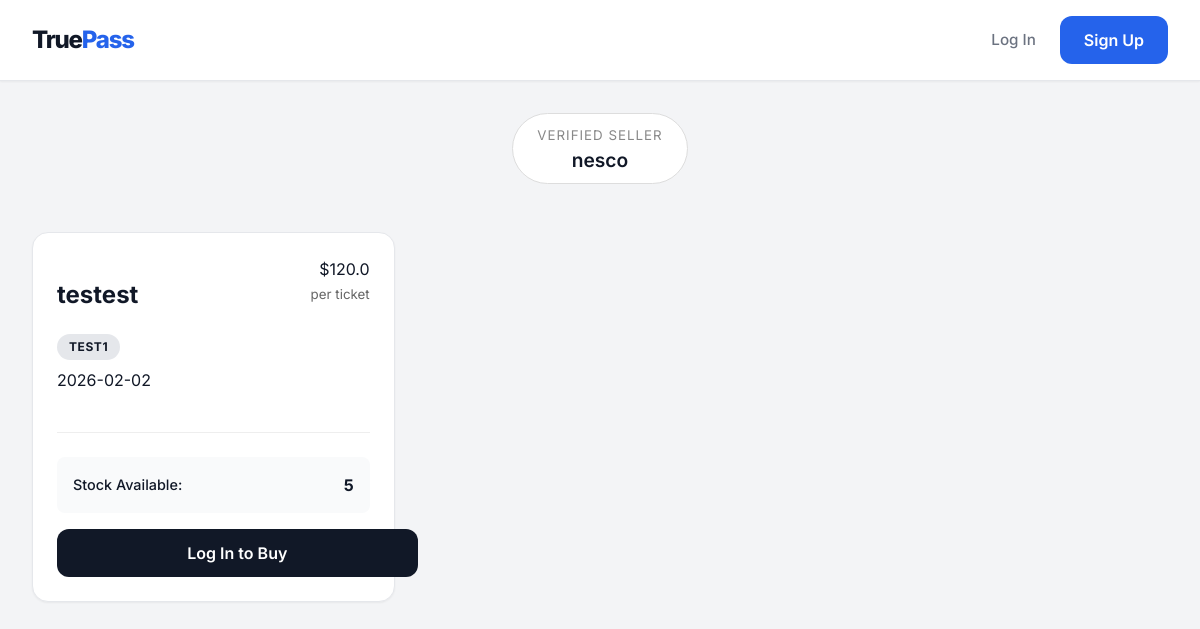
Screenshot of /market/0xf56c20835fe586ab1bb3450e469273da46c7d51c with the database file from the repository.
### app.py (models this page shows, shortened)
class User(UserMixin, db.Model):
    id = db.Column(db.Integer, primary_key=True)
    username = db.Column(db.String(100), unique=True, nullable=False)
    password_hash = db.Column(db.String(200), nullable=False)
    wallet_address = db.Column(db.String(42), unique=True, nullable=False, index=True)
    balance = db.Column(db.Float, default=0.0)
    role = db.Column(db.String(20), nullable=False) # admin, organizer, reseller, customer
    parent_address = db.Column(db.String(42), nullable=True) # Hierarchy tracking
    is_active = db.Column(db.Boolean, default=True) # Account status

class Event(db.Model):
    id = db.Column(db.Integer, primary_key=True)
    creator_address = db.Column(db.String(42), db.ForeignKey('user.wallet_address'))
    name = db.Column(db.String(150), nullable=False)
    symbol = db.Column(db.String(10), nullable=False)
    date = db.Column(db.String(50))
    wholesale_price = db.Column(db.Float)
    max_resale_price = db.Column(db.Float)

### app.py (the view)
@app.route('/market/<wallet_address>')
def view_market(wallet_address):
    reseller = User.query.filter_by(wallet_address=wallet_address).first_or_404()
    inventory = db.session.query(
        Ticket.event_id, Ticket.listing_price, func.count(Ticket.id)
    ).filter_by(owner_address=wallet_address, is_listed=True).group_by(Ticket.event_id, Ticket.listing_price).all()
    grouped = []
    for e_id, price, count in inventory:
        grouped.append({'event': Event.query.get(e_id), 'price': price, 'available': count})
    return render_template('market_view.html', reseller=reseller, inventory=grouped)

### templates/market_view.html
{% extends "base.html" %}
{% block content %}
<div style="text-align: center; margin-bottom: 3rem;">
    <div style="display:inline-block; padding: 0.5rem 1.5rem; background: #fff; border:1px solid #ddd; border-radius: 50px;">
        <small style="color: #888; letter-spacing: 1px;">VERIFIED SELLER</small><br>
        <span style="font-weight:600; font-size:1.2rem;">{{ reseller.username }}</span>
    </div>
</div>
<div class="grid">
    {% for item in inventory %}
    <div class="card">
        <div style="display:flex; justify-content:space-between; align-items:flex-start;">
            <div>
                <h2>{{ item.event.name }}</h2>
                <div class="tag">{{ item.event.symbol }}</div>
                <p style="margin-top:0.5rem;">{{ item.event.date }}</p>
            </div>
            <div style="text-align:right;">
                <div class="price-tag">${{ item.price }}</div>
                <small style="color:#666;">per ticket</small>
            </div>
        </div>
        <hr style="border:0; border-top:1px solid #eee; margin: 1.5rem 0;">
        <div style="background:#F9FAFB; padding:1rem; border-radius:8px; display:flex; justify-content:space-between; align-items:center; margin-bottom:1rem;">
            <span style="font-size:0.9rem; font-weight:500;">Stock Available:</span>
            <span style="font-weight:bold;">{{ item.available }}</span>
        </div>
        {% if current_user.is_authenticated %}
            <form action="{{ url_for('add_to_cart') }}" method="POST">
                <input type="hidden" name="reseller_wallet" value="{{ reseller.wallet_address }}">
                <input type="hidden" name="event_id" value="{{ item.event.id }}">
                <input type="hidden" name="price" value="{{ item.price }}">
                <div style="display:flex; gap:10px; align-items:flex-end;">
                    <div style="flex-grow:1;">
                        <label style="font-size:0.8rem;">Quantity</label>
                        <input type="number" name="quantity" min="1" max="{{ item.available }}" value="1" style="margin:0;" required>
                    </div>
                    <button type="submit" class="btn btn-accent" style="height:46px; white-space: nowrap;">
                        Add to Cart 🛒
                    </button>
                </div>
            </form>
        {% else %}
            <a href="{{ url_for('login') }}" class="btn" style="width:100%; text-align:center;">Log In to Buy</a>
        {% endif %}
    </div>
    {% else %}
        <div style="grid-column: 1/-1; text-align:center; padding: 4rem; color: #888; background: #fff; border: 1px dashed #ccc; border-radius: 12px;">
            <h3>No Active Listings</h3>
            <p>This seller has no tickets listed right now.</p>
        </div>
    {% endfor %}
</div>
{% endblock %}

### static/style.css (style rules this page uses)
:root { --bg-color: #F3F4F6; --surface-color: #FFFFFF; --text-primary: #111827; --text-secondary: #6B7280; --accent-color: #2563EB; --accent-hover: #1D4ED8; --border-color: #E5E7EB; --radius-lg: 16px; --radius-md: 12px; --shadow-sm: 0 1px 2px 0 rgba(0, 0, 0, 0.05); --shadow-md: 0 4px 6px -1px rgba(0, 0, 0, 0.1), 0 2px 4px -1px rgba(0, 0, 0, 0.06); --font-sans: 'Inter', system-ui, -apple-system, sans-serif; }
body { background-color: var(--bg-color); color: var(--text-primary); font-family: var(--font-sans); margin: 0; line-height: 1.5; }
.grid { display: grid; grid-template-columns: repeat(auto-fill, minmax(350px, 1fr)); gap: 1.5rem; margin-top: 1.5rem; }
.card { background: var(--surface-color); border: 1px solid var(--border-color); border-radius: var(--radius-lg); padding: 1.5rem; box-shadow: var(--shadow-sm); transition: all 0.2s ease; display: flex; flex-direction: column; justify-content: space-between; }
.btn { padding: 0.75rem 1.5rem; background-color: var(--text-primary); color: white; border: none; border-radius: var(--radius-md); font-weight: 600; cursor: pointer; text-decoration: none; display: inline-flex; align-items: center; justify-content: center; gap: 8px; transition: background 0.2s; }
.tag { display: inline-block; padding: 0.25rem 0.75rem; border-radius: 999px; font-size: 0.75rem; font-weight: 700; text-transform: uppercase; letter-spacing: 0.05em; background: #E5E7EB; }

### rows the page displays
User: username "nesco"
Event: event.name "testest", event.symbol "TEST1", event "2026-02-02"

### other values shown
{{ item.price }} "120.0"
{{ item.available }} "5"
